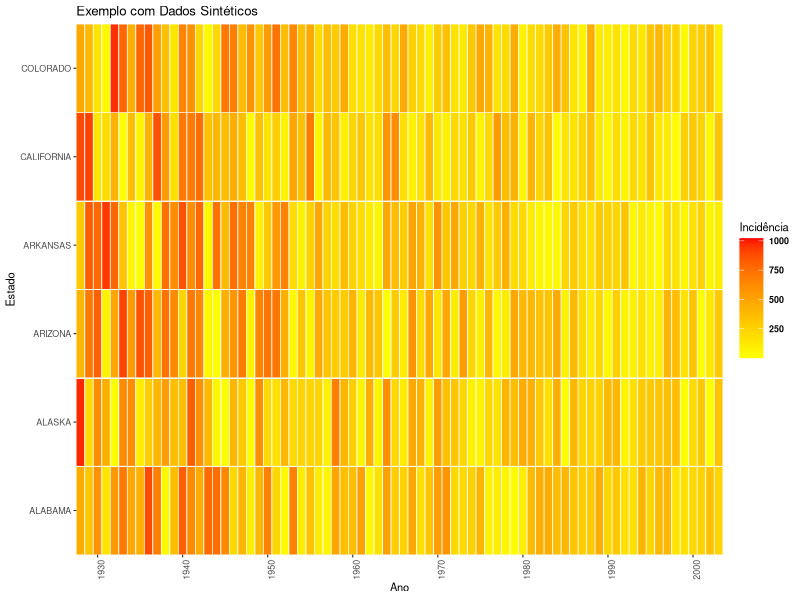

This figure's R source:
# Carregar pacotes necessários
library(ggplot2)
library(dplyr)
library(tidyr)

# Criar um conjunto de dados de exemplo com mais informações
set.seed(123) # Para reprodutibilidade
anos <- 1928:2003
semanas <- 1:52
estados <- c("ALABAMA", "ALASKA", "ARIZONA", "ARKANSAS", "CALIFORNIA", "COLORADO")

# Expandir grid para criar o dataset
dados_completo <- expand.grid(YEAR = anos, WEEK = semanas, state = estados)

# Função para gerar valores de incidência decrescentes ao longo do tempo
gerar_incidencia <- function(ano) {
  max_incidencia <- 1000
  decaimento <- (1930 - ano) / 75 # Ajustar o fator de decaimento conforme necessário
  return(runif(length(semanas) * length(estados), min = 0, max = max_incidencia * exp(decaimento)))
}

# Aplicar a função para gerar os valores de incidência
dados_completo <- dados_completo %>% 
  group_by(YEAR) %>% 
  mutate(value = gerar_incidencia(YEAR))

# Transformar os dados para o formato longo
dados_long <- dados_completo %>%
  mutate(year = factor(YEAR)) %>%
  mutate(week = factor(WEEK)) %>%
  mutate(value = as.numeric(value))

# Criar o gráfico de calor com ggplot2
p <- ggplot(dados_long, aes(x = year, y = state, fill = value)) +
  geom_tile(colour = "white", size = 0.25) +
  labs(x = "Ano", y = "Estado", title = "Exemplo com Dados Sintéticos") +
  scale_y_discrete(expand = c(0, 0)) +
  scale_x_discrete(expand = c(0, 0), breaks = seq(1930, 2000, by = 10)) +
  scale_fill_gradient(low = "yellow", high = "red", na.value = "grey90", name = "Incidência") +
  theme_grey(base_size = 8) +
  theme(
    legend.text = element_text(face = "bold"),
    axis.ticks = element_line(size = 0.4),
    plot.background = element_blank(),
    panel.border = element_blank(),
    axis.text.x = element_text(angle = 90, hjust = 1)
  )

# Mostrar o gráfico
p
